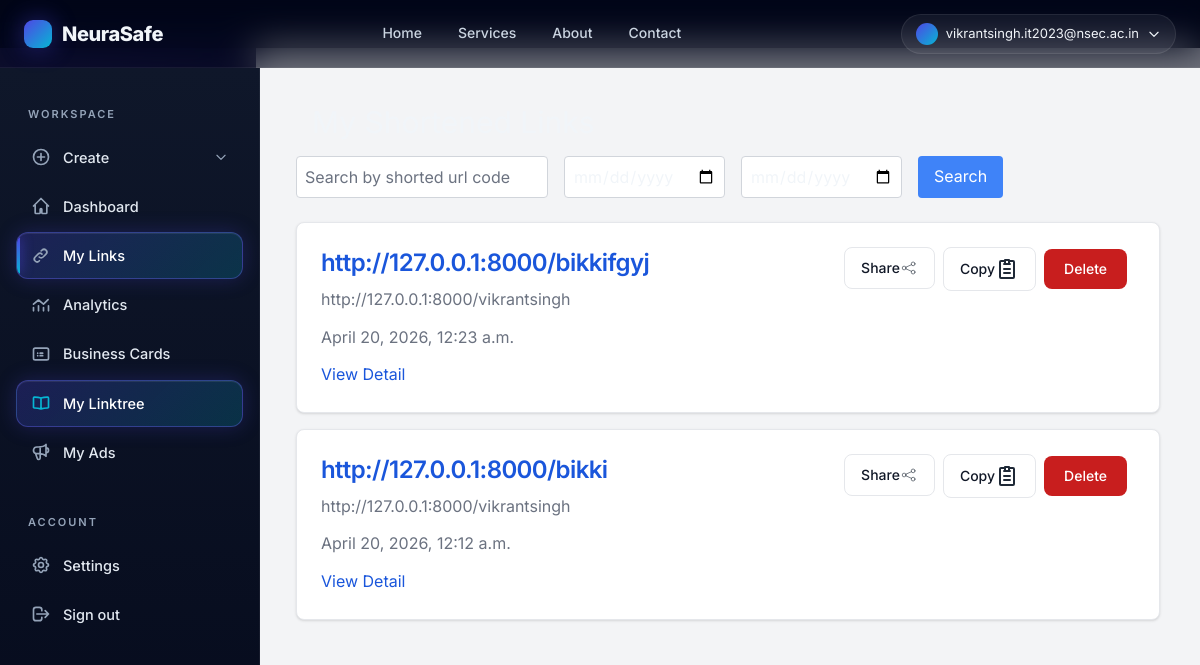
Page /s/links/ (signed in) on the committed database.
### urlshortner/models.py (models this page shows, shortened)
class ShortURL(models.Model):
    user = models.ForeignKey(User, on_delete=models.CASCADE, null=True, blank=True)
    original_url = models.URLField()
    short_code = models.CharField(max_length=10, unique=True)
    clicks = models.IntegerField(default=0)
    date_created = models.DateTimeField(auto_now_add=True)
    qr_code_data = models.TextField(null=True, blank=True)
    class Meta:
        ordering = ['-date_created']

### user/views.py (the view)
# urls.py: path('links/', user_links, name='user_links'),
@login_required
def user_links(request):
    user_short_urls = ShortURL.objects.filter(user=request.user)
    search_query = request.GET.get('search', '')
    date_from = request.GET.get('date_from', '')
    date_to = request.GET.get('date_to', '')
    min_clicks = request.GET.get('min_clicks', '')
    if search_query:
        user_short_urls = user_short_urls.filter(
            Q(original_url__icontains=search_query) |
            Q(short_code__icontains=search_query)
        )
    if date_from:
        user_short_urls = user_short_urls.filter(date_created__gte=date_from)
    if date_to:
        user_short_urls = user_short_urls.filter(date_created__lte=date_to)
    if min_clicks:
        user_short_urls = user_short_urls.filter(clicks__gte=min_clicks)
    return render(request, 'user/links.html', {'user_short_urls': user_short_urls, })

### templates/user/links.html (shortened to what this page needs)
{% extends 'basehome/base.html' %}
{% load static %}
{% block content %}
{% load static %}
<body class="overflow-hidden">
<div class="bg-gray-100 p-10 sm:ml-64 mt-12 overflow-y-auto max-h-screen ">
   <div class="w-full h-screen bg-gray-100">
    <div>
        <h1 class="text-3xl m-4">My Shortened Links</h1>
        <form method="get" class="mb-6 flex items-center space-x-4">
            <input type="text" name="search" placeholder="Search by shorted url code" class="border border-gray-300 rounded p-2" value="{{ request.GET.search }}">
            <input type="date" name="date_from" id="date_from" class="border border-gray-300 rounded p-2" value="{{ request.GET.date_from }}">
            <input type="date" name="date_to" id="date_to" class="border border-gray-300 rounded p-2" value="{{ request.GET.date_to }}">
            <button type="submit" class="bg-blue-500 text-white px-4 py-2 rounded">Search</button>
        </form>
        {% if user_short_urls %}
            {% for short_url in user_short_urls %}
            <div class="relative mb-4 max-w-full p-6 bg-white border border-gray-200 rounded-lg shadow dark:bg-gray-800 dark:border-gray-700">
                <div class="flex">
                    <div>
                        <a href="/{{ short_url.short_code }}">
                            <h5 class="mb-2 text-2xl font-semibold tracking-tight text-blue-700 dark:text-white">http://127.0.0.1:8000/{{ short_url.short_code }}</h5>
                        </a>
                        <p class="mb-3 font-normal text-gray-500 dark:text-gray-400">{{ short_url.original_url }}</p>
                        <p class="mb-3 font-normal text-gray-500 dark:text-gray-400">{{ short_url.date_created }}</p>
                        <a href="{% url 'url_details_view' short_code=short_url.short_code %}" class="text-blue-700 hover:underline">View Detail</a>
                    </div>
                <div class="  space-x-2 mt-4">
                    <div class="hidden md:flex flex-wrap space-x-2 absolute top-2 right-2 text-blue-700 p-4">
                    <div class=" inline-block text-left">
                        <button id="dropdownMenuButton{{ short_url.short_code }}" class="inline-flex items-center px-4 py-2.5 text-sm font-medium text-gray-900 bg-white border border-gray-200 rounded-lg hover:bg-gray-100 hover:text-blue-700   dark:bg-gray-800 dark:border-gray-700 dark:text-white dark:hover:text-white dark:hover:bg-gray-700 dark:focus:ring-blue-500 dark:focus:text-white">
                            Share
                        </button>
                    </div>
                      <button onclick="copyToClipboard('http://127.0.0.1:8000/{{ short_url.short_code }}')" class="inline-flex items-center px-4 text-sm font-medium text-gray-900 bg-white border border-gray-200 rounded-lg hover:bg-gray-100  dark:bg-gray-800 dark:border-gray-700 dark:text-white dark:hover:text-white dark:hover:bg-gray-700 dark:focus:ring-blue-500 dark:focus:text-white">
                       Copy
                    </button>
                    <form action="{% url 'delete_short_url' short_url.short_code %}" method="post" class="inline-flex items-center py-0.5 text-sm font-medium text-gray-900 bg-white rounded-s-lg focus:z-10 focus:ring-2 focus:ring-blue-700 focus:text-blue-700 dark:bg-gray-800 dark:border-gray-700 dark:text-white dark:hover:text-white dark:hover:bg-gray-700 dark:focus:ring-blue-500 dark:focus:text-white">
                            <button data-modal-target="popup-modal" data-modal-toggle="popup-modal" class="focus:outline-none text-white bg-red-700 hover:bg-red-800 focus:ring-4 focus:ring-red-300 font-medium rounded-lg text-sm px-5 py-2.5 me-2 dark:bg-red-600 dark:hover:bg-red-700 dark:focus:ring-red-900" type="button">
                                Delete
                            </button>
                    </form>
                </div>
            </div>
        </div>
            </div>
            {% endfor %}
        {% else %}
            <div class="max-w-full p-6 bg-white border border-gray-200 rounded-lg shadow dark:bg-gray-800 dark:border-gray-700">
                <p class="text-center text-lg"> You have not created any short URLs.</p>
            </div>
        {% endif %}
    </div>
    <br>
    <br>
    <br>
</div>
</div>
</div>
</body>
{% endblock %}

### templates/basehome/base.html (shortened to what this page needs)
{% load compress %}
{% load static %}
{% load chat_tags %}
<!DOCTYPE html>
<html lang="en">
<head>
  {% compress css %}
  <link rel="stylesheet" href="{% static 'src/output.css' %}" />
  {% endcompress %}
  <link rel="stylesheet" href="{% static 'css/modern-theme.css' %}" />
</head>
<body class="p-0 m-0">
<nav class="ns-navbar" aria-label="Primary">
  <div class="ns-navbar-inner">
    <a href="{% url 'landingpage' %}" class="ns-brand" data-testid="brand-home-link">
      <span class="ns-logo-dot"></span>
      <span>NeuraSafe</span>
    </a>
    <div class="ns-nav-links" role="navigation">
      <a href="{% url 'landingpage' %}" data-testid="nav-home">Home</a>
      <a href="{% url 'service' %}" data-testid="nav-services">Services</a>
      <a href="{% url 'about' %}" data-testid="nav-about">About</a>
      <a href="{% url 'contact' %}" data-testid="nav-contact">Contact</a>
    </div>
    <div class="ns-nav-cta">
      {% if user.is_authenticated %}
        <div style="position: relative;">
          <button id="user-menu-button" class="ns-user-chip" data-testid="user-menu-button" type="button" aria-haspopup="true" aria-expanded="false">
            <span class="ns-avatar"></span>
            <span>{{ user.username }}</span>
            <svg width="14" height="14" fill="none" stroke="currentColor" viewBox="0 0 24 24"><path stroke-linecap="round" stroke-linejoin="round" stroke-width="2" d="M19 9l-7 7-7-7"/></svg>
          </button>
        </div>
      {% else %}
        <a href="{% url 'login' %}" class="ns-btn-ghost" data-testid="nav-login">Login</a>
        <a href="{% url 'signup' %}" class="ns-btn-primary" style="padding: 9px 20px; font-size: 14px;" data-testid="nav-signup">Get Started</a>
      {% endif %}
    </div>
  </div>
</nav>
{% if user.is_authenticated %}
<aside id="ns-sidebar" class="ns-sidebar" aria-label="Application">
  <div class="ns-section-label">Workspace</div>
  <ul>
    <li x-data="{ open: {% if request.resolver_match.url_name in 'userdashboard customize_short_url generate_qr_code create_landing_page create_business_card' %}true{% else %}false{% endif %} }">
      <button @click="open = !open" class="ns-nav-item" data-testid="sidebar-create-toggle" type="button">
        <svg xmlns="http://www.w3.org/2000/svg" fill="none" stroke="currentColor" viewBox="0 0 24 24"><path stroke-linecap="round" stroke-linejoin="round" stroke-width="2" d="M12 7.757v8.486M7.757 12h8.486M21 12a9 9 0 1 1-18 0 9 9 0 0 1 18 0Z"/></svg>
        <span style="flex:1; text-align:left;">Create</span>
        <svg :class="{ 'rotate-180': open }" style="width:14px; height:14px; transition: transform 0.25s ease;" fill="none" stroke="currentColor" viewBox="0 0 24 24"><path stroke-linecap="round" stroke-linejoin="round" stroke-width="2" d="M19 9l-7 7-7-7"/></svg>
      </button>
    </li>
    <li><a href="{% url 'dashboard' %}" class="ns-nav-item {% if request.resolver_match.url_name == 'dashboard' %}active{% endif %}" data-testid="sidebar-dashboard">
      <svg xmlns="http://www.w3.org/2000/svg" fill="none" stroke="currentColor" viewBox="0 0 24 24"><path stroke-linecap="round" stroke-linejoin="round" stroke-width="2" d="M3 12l9-9 9 9M5 10v10a1 1 0 001 1h4a1 1 0 001-1v-4a1 1 0 011-1h0a1 1 0 011 1v4a1 1 0 001 1h4a1 1 0 001-1V10"/></svg>
      <span>Dashboard</span>
    </a></li>
    <li><a href="{% url 'user_links' %}" class="ns-nav-item {% if request.resolver_match.url_name == 'user_links' %}active{% endif %}" data-testid="sidebar-links">
      <span>My Links</span>
    </a></li>
    <li><a href="{% url 'analytics_view' %}" class="ns-nav-item {% if request.resolver_match.url_name == 'analytics_view' %}active{% endif %}" data-testid="sidebar-analytics">
      <svg xmlns="http://www.w3.org/2000/svg" fill="none" stroke="currentColor" viewBox="0 0 24 24"><path stroke-linecap="round" stroke-linejoin="round" stroke-width="2" d="M3 15v4m6-6v6m6-4v4m6-6v6M3 11l6-5 6 5 5.5-5.5"/></svg>
      <span>Analytics</span>
    </a></li>
    <li><a href="{% url 'business_card_list' %}" class="ns-nav-item {% if request.resolver_match.url_name == 'business_card_list' %}active{% endif %}" data-testid="sidebar-business-card">
      <svg xmlns="http://www.w3.org/2000/svg" fill="none" stroke="currentColor" viewBox="0 0 24 24"><path stroke-linecap="round" stroke-linejoin="round" stroke-width="2" d="M3 7a2 2 0 012-2h14a2 2 0 012 2v10a2 2 0 01-2 2H5a2 2 0 01-2-2V7zM8 11h.01M11 11h3M8 14h.01M11 14h3"/></svg>
      <span>Business Cards</span>
    </a></li>
    <li><a href="{% url 'profile_dashboard' %}" class="ns-nav-item ns-nav-item-featured {% if request.resolver_match.url_name == 'profile_dashboard' %}active{% endif %}" data-testid="sidebar-linktree">
      <span>My Linktree</span>
    </a></li>
    <li><a href="{% url 'my_content' %}" class="ns-nav-item {% if request.resolver_match.url_name == 'my_content' %}active{% endif %}" data-testid="sidebar-my-ads">
      <span>My Ads</span>
    </a></li>
  </ul>
  <div class="ns-section-label" style="margin-top: 24px;">Account</div>
  <ul>
    <li><a href="{% url 'settings' %}" class="ns-nav-item {% if request.resolver_match.url_name == 'settings' %}active{% endif %}" data-testid="sidebar-settings">
      <span>Settings</span>
    </a></li>
    <li><a href="{% url 'logout' %}" class="ns-nav-item" data-testid="sidebar-logout">
      <svg xmlns="http://www.w3.org/2000/svg" fill="none" stroke="currentColor" viewBox="0 0 24 24"><path stroke-linecap="round" stroke-linejoin="round" stroke-width="2" d="M17 16l4-4m0 0l-4-4m4 4H7m6 4v1a3 3 0 01-3 3H6a3 3 0 01-3-3V7a3 3 0 013-3h4a3 3 0 013 3v1"/></svg>
      <span>Sign out</span>
    </a></li>
  </ul>
</aside>
{% endif %}
<div id="contentss">
  {% block content %}{% endblock %}
</body>
</html>

### rows in the picture
ShortURL: short_code "bikkifgyj", original_url "http://127.0.0.1:8000/vikrantsingh", date_created "April 20, 2026, 12:23 a.m."
ShortURL: short_code "bikki", original_url "http://127.0.0.1:8000/vikrantsingh", date_created "April 20, 2026, 12:12 a.m."

### other values in the picture
{{ user.username }} "vikrantsingh.it2023@nsec.ac.in"
